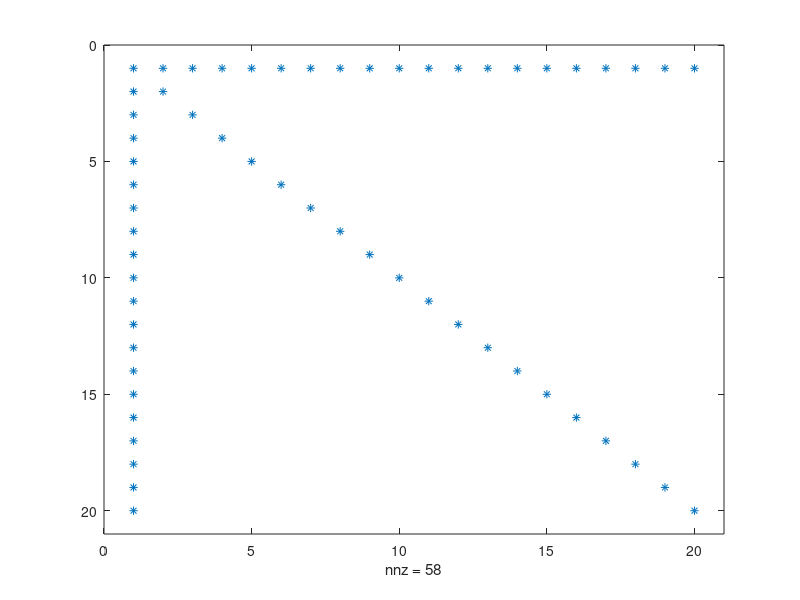

MATLAB code to generate this figure:
clear;
load west0479;
spy(west0479)
A=full(west0479);
whos

%%
clear;
n=20;
A=sparse(n)
whos
e=ones(n,1);
A=spdiags(e,0,n,n);
spy(A)
whos
A(1,:)=1;
A(:,1)=1;
spy(A)
whos

%cond(A)
%non usare cond su matrici sparse
cond(full(A))